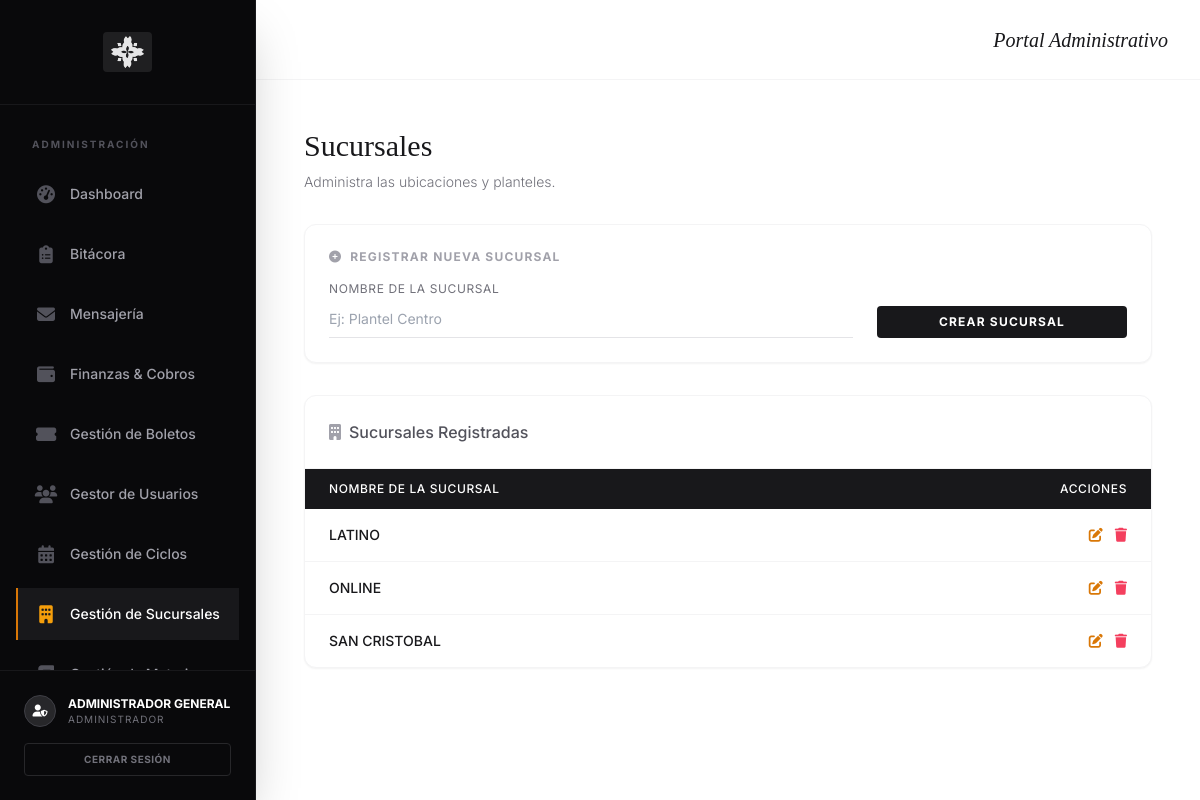
Page /front/admin/dashboard.php?page=sucursales (signed in) on the committed database.
### tables this page shows
CREATE TABLE `Sucursales` (
  `id` int(11) NOT NULL,
  `nombre_sucursal` varchar(150) NOT NULL
);

### front/admin/body_sucursales.php (the view, shortened to what this page needs)
<?php
require '../../back/db_connect.php';
$sql_sucursales = "SELECT * FROM Sucursales ORDER BY nombre_sucursal ASC";
$result_sucursales = $conn->query($sql_sucursales);
?>
<div class="mb-8">
    <h3 class="font-serif text-3xl text-zinc-900 mb-2">Sucursales</h3>
    <p class="text-zinc-500 font-light text-sm">Administra las ubicaciones y planteles.</p>
</div>
<div class="bg-white rounded-xl shadow-sm border border-zinc-100 p-6 mb-8">
    <h6 class="text-xs font-bold uppercase tracking-widest text-zinc-400 mb-4"><i class="fas fa-plus-circle mr-1"></i>
        Registrar Nueva Sucursal</h6>
    <form action="../../back/admin_actions_sucursales.php" method="POST">
        <div class="grid grid-cols-1 md:grid-cols-12 gap-6 items-end">
            <div class="md:col-span-8">
                <label for="nombre_sucursal" class="block text-xs uppercase tracking-wider text-zinc-500 mb-1">Nombre de
                    la Sucursal</label>
                <input type="text"
                    class="w-full border-b border-zinc-200 py-2 text-sm focus:border-zinc-900 outline-none bg-transparent transition-colors"
                    id="nombre_sucursal" name="nombre_sucursal" placeholder="Ej: Plantel Centro" required>
            </div>
            <div class="md:col-span-4">
                <button type="submit"
                    class="w-full py-2 bg-zinc-900 text-white text-xs font-bold uppercase tracking-widest hover:bg-zinc-800 transition-colors rounded">
                    Crear Sucursal
                </button>
            </div>
        </div>
    </form>
</div>
<div class="bg-white rounded-xl shadow-sm border border-zinc-100 overflow-hidden">
    <div class="p-6 border-b border-zinc-100">
        <div class="text-zinc-600 font-medium flex items-center">
            <i class="fas fa-building mr-2 text-zinc-400"></i> Sucursales Registradas
        </div>
    </div>
    <div class="overflow-x-auto">
        <table class="w-full text-left">
            <thead class="bg-zinc-900 text-white text-xs uppercase tracking-wider">
                <tr>
                    <th class="px-6 py-3 font-medium">Nombre de la Sucursal</th>
                    <th class="px-6 py-3 font-medium text-right">Acciones</th>
                </tr>
            </thead>
            <tbody class="divide-y divide-zinc-100 text-sm text-slate-700">
                <?php while ($row = $result_sucursales->fetch_assoc()): ?>
                    <tr class="hover:bg-zinc-50 transition-colors">
                        <td class="px-6 py-4 font-medium text-zinc-900">
                            <?php echo htmlspecialchars($row['nombre_sucursal']); ?></td>
                        <td class="px-6 py-4">
                            <div class="flex items-center justify-end gap-3">
                                <button
                                    onclick="openEditModal('<?php echo $row['id']; ?>', '<?php echo htmlspecialchars($row['nombre_sucursal']); ?>')"
                                    class="text-amber-600 hover:text-amber-800 cursor-pointer transition-colors"
                                    title="Editar">
                                    <i class="fas fa-edit"></i>
                                </button>
                                <form action="../../back/admin_actions_sucursales.php" method="POST" class="inline"
                                    onsubmit="return confirm('¿Estás seguro de eliminar esta sucursal? \n¡OJO! Esto borrará todas las clases y asignaciones asociadas a ella.');">
                                    <button type="submit"
                                        class="text-rose-500 hover:text-rose-700 cursor-pointer transition-colors"
                                        title="Eliminar">
                                        <i class="fas fa-trash"></i>
                                    </button>
                                </form>
                            </div>
                        </td>
                    </tr>
                <?php endwhile; ?>
            </tbody>
        </table>
    </div>
</div>

### front/admin/dashboard.php (style rules this page uses)
body { font-family: 'Inter', sans-serif; }

### rows in the picture
sucursales: nombre_sucursal "LATINO"
sucursales: nombre_sucursal "ONLINE"
sucursales: nombre_sucursal "SAN CRISTOBAL"

### other values in the picture
$item['label'] "Dashboard"
$item['label'] "Bitácora"
$item['label'] "Mensajería"
$item['label'] "Finanzas & Cobros"
$item['label'] "Gestión de Boletos"
$item['label'] "Gestor de Usuarios"
$item['label'] "Gestión de Ciclos"
$item['label'] "Gestión de Sucursales"
$_SESSION['user_name'] "ADMINISTRADOR GENERAL"
